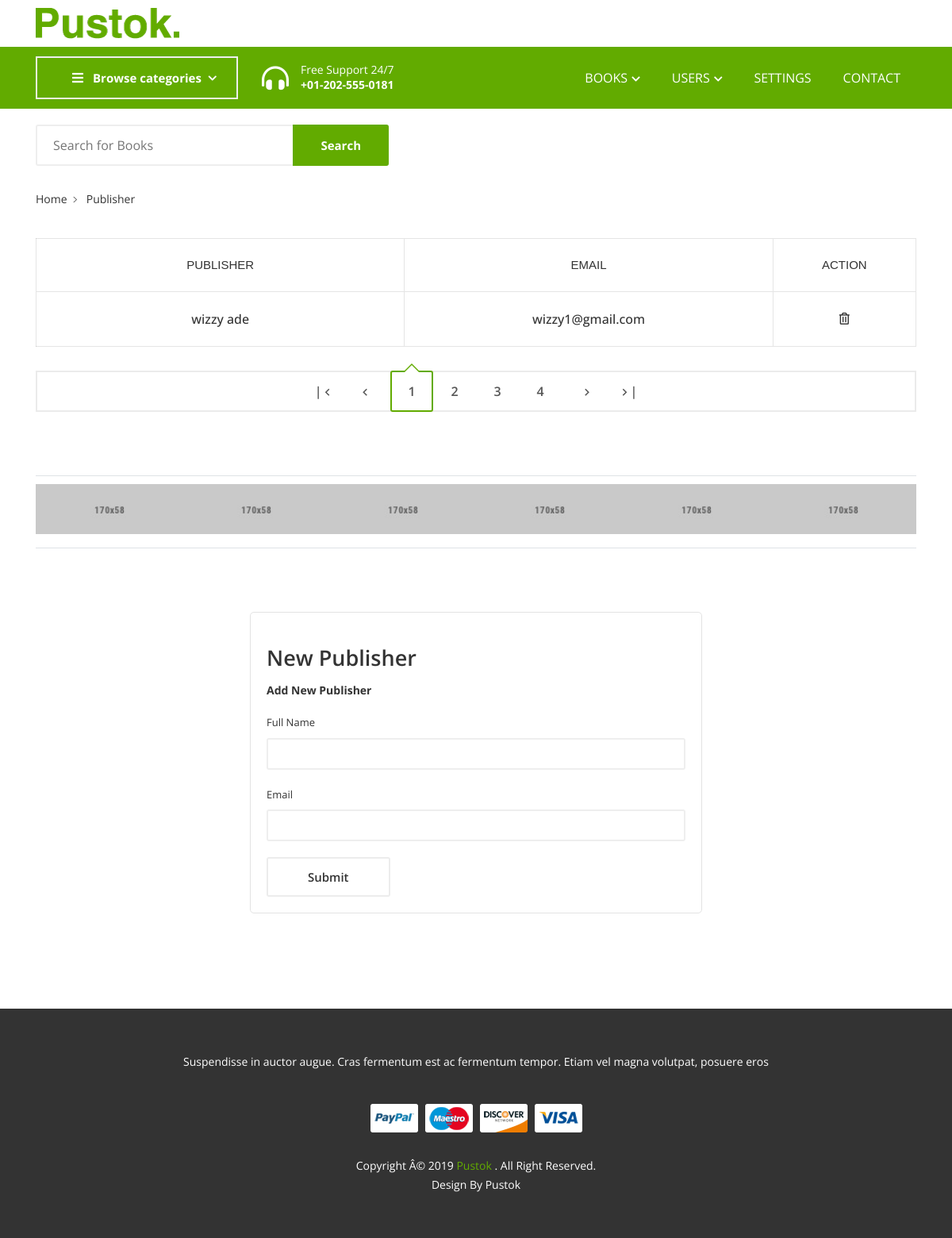
Page /publisher (signed in) on the committed database.
### App/models.py (models this page shows, shortened)
class Settings(models.Model):
    image=models.ImageField(null=True,blank=True)
    name=models.TextField(null=True,blank=True)

class Publisher(models.Model):
    full_name=models.TextField()
    email=models.CharField(max_length=100)

### App/views.py (the view, shortened to what this page needs)
# urls.py: path("publisher", views.publisher, name="publisher"),
@login_required
def publisher(request):
    context = {"books": Publisher.objects.all(), "categ":Genre.objects.all(), "lists":Genre.objects.all(), "details":Settings.objects.all()}
    return render(request,'publishers.html',context)

### App/templates/publishers.html (shortened to what this page needs)
{% load static %}
<!DOCTYPE html>
<html lang="zxx">
 <head>
  <link href="{% static 'css/plugins.css' %}" media="screen" rel="stylesheet" type="text/css"/>
  <link href="{% static 'css/main.css' %}" media="screen" rel="stylesheet" type="text/css"/>
 </head>
 <body>
  <div class="site-wrapper" id="top">
   <div class="site-header header-2 mb--20 d-none d-lg-block">
    <div class="header-middle pt--10 pb--10">
     <div class="container">
      <div class="row align-items-center">
       <div class="col-lg-3">
         <a class="site-brand" href="index.html">
           {% for detail in details %}
          <img alt="" src="{{detail.image.url}}"/>
           {% endfor %}
         </a>
       </div>
      </div>
     </div>
    </div>
    <div class="header-bottom bg-primary">
     <div class="container">
      <div class="row align-items-center">
       <div class="col-lg-3">
        <nav class="category-nav white-nav">
         <div>
          <a class="category-trigger" href="javascript:void(0)">
           <i class="fa fa-bars">
           </i>
           Browse
                                        categories
          </a>
         </div>
        </nav>
       </div>
       <div class="col-lg-3">
        <div class="header-phone color-white">
         <div class="icon">
          <i class="fas fa-headphones-alt">
          </i>
         </div>
         <div class="text">
          <p>
           Free Support 24/7
          </p>
          <p class="font-weight-bold number">
           +01-202-555-0181
          </p>
         </div>
        </div>
       </div>
       <div class="col-lg-6">
        <div class="main-navigation flex-lg-right">
         <ul class="main-menu menu-right main-menu--white li-last-0">
          <li class="menu-item has-children">
           <a href="javascript:void(0)">
            Books
            <i class="fas fa-chevron-down dropdown-arrow">
            </i>
           </a>
          </li>
          <li class="menu-item has-children mega-menu">
           <a href="javascript:void(0)">
            Users
            <i class="fas fa-chevron-down dropdown-arrow">
            </i>
           </a>
          </li>
          <li class="menu-item">
           <a href="Settings">
            Settings
           </a>
          </li>
          <li class="menu-item">
           <a href="contact">
            Contact
           </a>
          </li>
         </ul>
        </div>
       </div>
      </div>
     </div>
    </div>
   </div>
    <div class="header-bottom pb--10">
     <div class="container">
      <div class="row align-items-center">
       <div class="col-lg-5">
        <div class="header-search-block">
         <input placeholder="Search for Books" type="text"/>
         <button>
          Search
         </button>
        </div>
       </div>
      </div>
     </div>
    </div>
   </div>
   <section class="breadcrumb-section">
    <div class="container">
     <div class="breadcrumb-contents">
      <nav aria-label="breadcrumb">
       <ol class="breadcrumb">
        <li class="breadcrumb-item">
         <a href="index.html">
          Home
         </a>
        </li>
        <li class="breadcrumb-item active">
         Publisher
        </li>
       </ol>
      </nav>
     </div>
    </div>
   </section>
   <div class="cart_area inner-page-sec-padding-bottom">
    <div class="container">
     <div class="row">
      <div class="col-12">
       <form action="./">
        <div class="cart-table table-responsive">
         <table class="table">
          <thead>
           <tr>
            <th class="pro-title">
            Publisher
            </th>
            <th class="pro-title">
            Email
            </th>
            <th class="pro-remove">
             Action
            </th>
           </tr>
          </thead>
          {% for book in books %}
          <tbody>
           <tr>
            <td class="pro-title">
             <a href="#">
              {{book.full_name}}
             </a>
            </td>
            <td class="pro-title">
             <a href="#">
              {{book.email}}
             </a>
            </td>
              <td class="pro-remove">
                <a href="#">
                  <i class="far fa-trash-alt"></i>
                </a>
              </td>
           </tr>
          </tbody>
          {% endfor %}
         </table>
        </div>
       </form>
      </div>
     </div>
     <div class="row pt--30">
      <div class="col-md-12">
       <div class="pagination-block">
        <ul class="pagination-btns flex-center">
         <li>
          <a class="single-btn prev-btn" href="">
           |
           <i class="zmdi zmdi-chevron-left">
           </i>
          </a>
         </li>
         <li>
          <a class="single-btn prev-btn" href="">
           <i class="zmdi zmdi-chevron-left">
           </i>
          </a>
         </li>
         <li class="active">
          <a class="single-btn" href="">
           1
          </a>
         </li>
         <li>
          <a class="single-btn" href="">
           2
          </a>
         </li>
         <li>
          <a class="single-btn" href="">
           3
          </a>
         </li>
         <li>
          <a class="single-btn" href="">
           4
          </a>
         </li>
         <li>
          <a class="single-btn next-btn" href="">
           <i class="zmdi zmdi-chevron-right">
           </i>
          </a>
         </li>
         <li>
          <a class="single-btn next-btn" href="">
           <i class="zmdi zmdi-chevron-right">
           </i>
           |
          </a>
         </li>
        </ul>
       </div>
      </div>
     </div>
    </div>
   </div>
  <section class="section-margin">
   <div class="container">
    <div class="brand-slider sb-slick-slider border-top border-bottom" data-slick-responsive='[
                {"breakpoint":992, "settings": {"slidesToShow": 4} },
                {"breakpoint":768, "settings": {"slidesToShow": 3} },
                {"breakpoint":575, "settings": {"slidesToShow": 3} },
                {"breakpoint":480, "settings": {"slidesToShow": 2} },
                {"breakpoint":320, "settings": {"slidesToShow": 1} }
            ]' data-slick-setting='{
                                            "autoplay": true,
                                            "autoplaySpeed": 8000,
                                            "slidesToShow": 6
                                            }'>
     <div class="single-slide">
      <img alt="" src="{% static 'image/others/brand-1.jpg' %}"/>
     </div>
     <div class="single-slide">
      <img alt="" src="{% static 'image/others/brand-2.jpg' %}"/>
     </div>
     <div class="single-slide">
      <img alt="" src="{% static 'image/others/brand-3.jpg' %}"/>
     </div>
     <div class="single-slide">
      <img alt="" src="{% static 'image/others/brand-4.jpg' %}"/>
     </div>
     <div class="single-slide">
      <img alt="" src="{% static 'image/others/brand-5.jpg' %}"/>
     </div>
     <div class="single-slide">
      <img alt="" src="{% static 'image/others/brand-6.jpg' %}"/>
     </div>
    </div>
   </div>
  </section>
<center>
<div class="col-sm-12 col-md-12 col-xs-12 col-lg-6 mb--30 mb-lg--0">
 <form method="POST">
  <div class="login-form">
   <h4 class="login-title">
  New Publisher
   </h4>
   <p>
    <span class="font-weight-bold">
     Add New Publisher
    </span>
   </p>
   <div class="row">
    <div class="col-12 mb--20">
     <label for="email">
      Full Name
     </label>
     <input class="mb-0 form-control" id="pub_name" name="full_name" type="text"/>
    </div>
    <div class="col-12 mb--20">
     <label for="email">
      Email
     </label>
     <input class="mb-0 form-control" id="pub_name" name="email" type="email"/>
    </div>
    <div class="col-md-12">
       <button class="btn btn-outlined" type="submit">
           Submit
       </button>
   </div>
   </div>
  </div>
 </form>
</div>
</center>
<footer class="site-footer">
 <div class="container">
  <div class="row justify-content-between section-padding">
   <div class="col-xl-3 col-lg-4 col-sm-6">
    <div class="single-footer pb--40">
    </div>
   </div>
   <div class="col-xl-3 col-lg-2 col-sm-6">
   </div>
   <div class="col-xl-3 col-lg-2 col-sm-6">
   </div>
   <div class="col-xl-3 col-lg-4 col-sm-6">
   </div>
  </div>
 </div>
 <div class="footer-bottom">
  <div class="container">
   <p class="copyright-heading">
    Suspendisse in auctor augue. Cras fermentum est ac fermentum tempor. Etiam
                  vel
                  magna volutpat, posuere eros
   </p>
   <a class="payment-block" href="#">
    <img alt="" src="{% static 'image/icon/payment.png' %}"/>
   </a>
   <p class="copyright-text">
    Copyright Â© 2019
    <a class="author" href="#">
     Pustok
    </a>
    . All Right Reserved.
    <br/>
    Design By Pustok
   </p>
  </div>
 </div>
</footer>
</body>
</html>

### rows in the picture
Settings: image (picture)
Publisher: full_name "wizzy ade", email "wizzy1@gmail.com"
